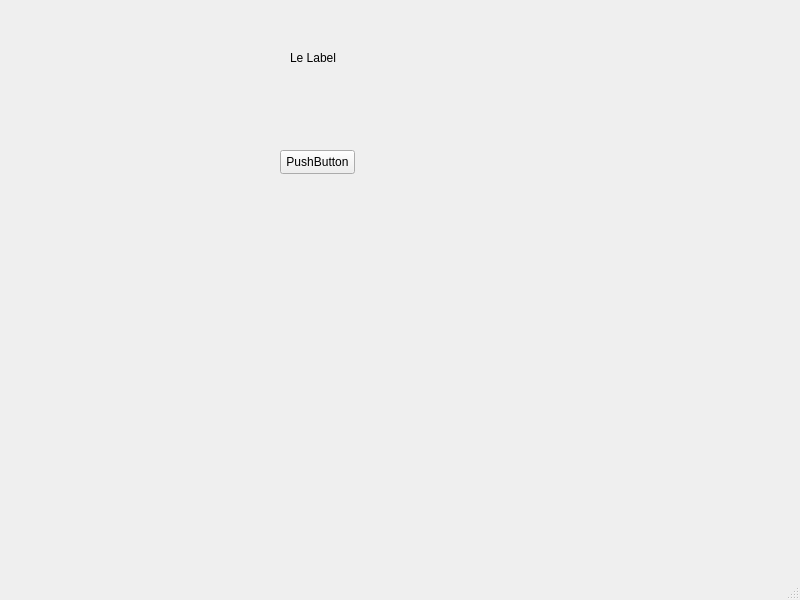
<?xml version="1.0" encoding="UTF-8"?>
<ui version="4.0">
 <class>MainWindow</class>
 <widget class="QMainWindow" name="MainWindow">
  <property name="geometry">
   <rect>
    <x>0</x>
    <y>0</y>
    <width>800</width>
    <height>600</height>
   </rect>
  </property>
  <property name="windowTitle">
   <string>MainWindow</string>
  </property>
  <widget class="QWidget" name="centralwidget">
   <widget class="QPushButton" name="pushButton">
    <property name="geometry">
     <rect>
      <x>280</x>
      <y>150</y>
      <width>75</width>
      <height>24</height>
     </rect>
    </property>
    <property name="text">
     <string>PushButton</string>
    </property>
   </widget>
   <widget class="QLabel" name="label">
    <property name="geometry">
     <rect>
      <x>290</x>
      <y>50</y>
      <width>49</width>
      <height>16</height>
     </rect>
    </property>
    <property name="text">
     <string>Le Label</string>
    </property>
   </widget>
  </widget>
  <widget class="QMenuBar" name="menubar">
   <property name="geometry">
    <rect>
     <x>0</x>
     <y>0</y>
     <width>800</width>
     <height>22</height>
    </rect>
   </property>
  </widget>
  <widget class="QStatusBar" name="statusbar"/>
 </widget>
 <resources/>
 <connections/>
</ui>
